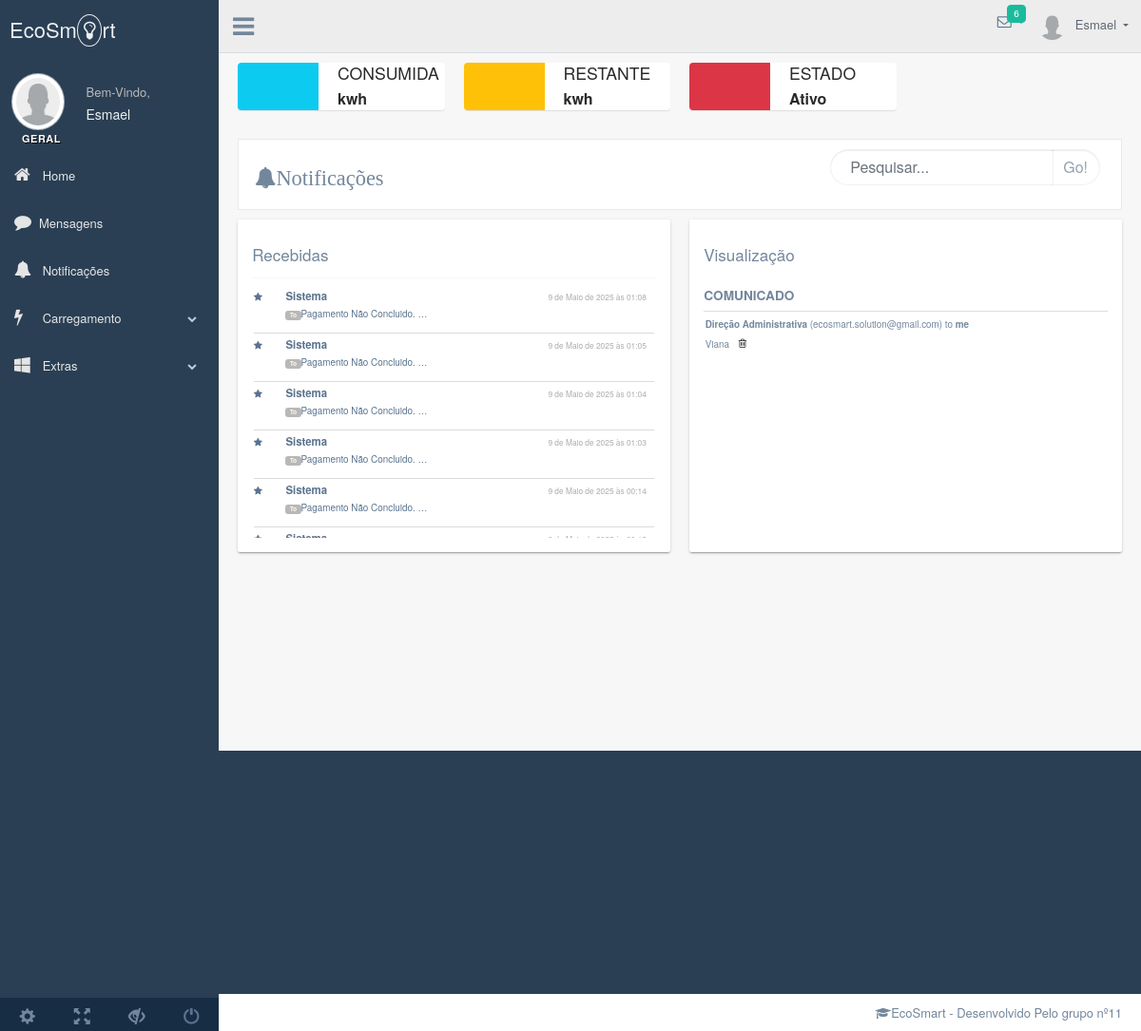
/notificacao/visualizar/3/admin/ (signed in), run on the app's committed database.
### notificacao/models.py (models this page shows, shortened)
class NotificacaoAutonoma(models.Model):
    destinatario = models.ForeignKey(User, on_delete=models.CASCADE)
    titulo = models.CharField(max_length=255, verbose_name='Titulo')
    mensagem = models.TextField()
    data_criacao = models.DateTimeField(auto_now_add=True)
    def get_class_name(self):
        return self.__class__.__name__

class NotificacaoAdmin(models.Model):
    titulo = models.CharField(max_length=255, verbose_name='Titulo')
    remetente = models.ForeignKey(User, on_delete=models.CASCADE)
    mensagem = models.TextField()
    grupo_destinatario = models.ForeignKey(Group, on_delete=models.CASCADE, related_name="notificacoes_admin")
    STATUS_CHOICES = [("enviada", "✓")]
    status = models.CharField(max_length=15, choices=STATUS_CHOICES, default="enviada"),
    data_criacao = models.DateTimeField(auto_now_add=True)
    def get_class_name(self):
        return self.__class__.__name__

### notificacao/views.py (the view)
# urls.py: path('notificacao/visualizar/<int:notificacao_id>/<str:tipo>/', views.visualizar_notificacoes, name='visualizar-notificacao-cliente'),
def visualizar_notificacoes(request, notificacao_id=None, tipo=None):
    if request.user.groups.filter(name='Cliente').exists():
        usuario = request.user
        grupo_operadores = Group.objects.get(name="Cliente")
        notificacoes_autonoma = NotificacaoAutonoma.objects.filter(destinatario=usuario).order_by('-data_criacao')
        notificacoes_admin = NotificacaoAdmin.objects.filter(grupo_destinatario=grupo_operadores).order_by('-data_criacao')
        search = request.GET.get('search')
        if search:
            notificacoes_admin = notificacoes_admin.filter(
            Q(titulo__icontains=search) | Q(data_criacao__icontains=search))
            notificacoes_autonoma = notificacoes_autonoma.filter(
            Q(titulo__icontains=search) | Q(data_criacao__icontains=search))
        notificacoes = list(notificacoes_admin) + list(notificacoes_autonoma)
        notificacoes.sort(key=lambda x: x.data_criacao, reverse=True)
        notificacao_selecionada = None
        if notificacao_id:
            if tipo == "admin":
                notificacao_selecionada = get_object_or_404(NotificacaoAdmin, id=notificacao_id)
            elif tipo == "sistema":
                notificacao_selecionada = get_object_or_404(NotificacaoAutonoma, id=notificacao_id)
        return render(request, "notificacao/notificacoes.html", {"notificacoes": notificacoes,
                                                                          "notificacao_selecionada": notificacao_selecionada, search:'search'})

### notificacao/templates/notificacao/notificacoes.html (shortened to what this page needs)
{% extends 'paginas/modelo2.html' %}
{% load static %}
{% block conteudo %}
<div class="right_col" role="main">
  <div class="">
    <div class="row">
      <div class="col-md-6 col-lg-3">
        <div class="widget-small info coloured-icon"><i class="icon bi bi-heart fs-1"></i>
          <div class="info">
            <h4>Consumida</h4>
            <p><b>kwh</b></p>
          </div>
        </div>
      </div>
      <div class="col-md-6 col-lg-3">
        <div class="widget-small warning coloured-icon"><i class="icon bi bi-folder2 fs-1"></i>
          <div class="info">
            <h4>Restante</h4>
            <p><b> kwh</b></p>
          </div>
        </div>
      </div>
      <div class="col-md-6 col-lg-3">
        <div class="widget-small danger coloured-icon"><i class="icon bi bi-star fs-1"></i>
          <div class="info">
            <h4>Estado</h4>
            <p><b>Ativo</b></p>
          </div>
        </div>
      </div>
    </div>
    <div class="row">
      <div class="col-md-12">
        <div class="x_panel">
          <div class="title_right">
            <div class=" pull-right top_search">
              <form action="" method="GET">
                <div class="input-group">
                  <input type="text" name="search" class="form-control" placeholder="Pesquisar..." value="{{ search }}">
                  <span class="input-group-btn">
                    <button class="btn btn-default" type="submit">Go!</button>
                  </span>
                </div>
              </form>
            </div>
          </div>
          <div class="title_left">
            <h3>
              <small>
                <i class="fa fa-bell">Notificações</i>
              </small>
            </h3>
          </div>
        </div>
      </div>
    </div>
    <div class="row">
      <div class="col-md-6">
        <div class="tile">
          <div class="ratio ratio-16px9p">
            <div class="inbox-body">
              <div class="mail_heading row">
                <div class="col-md-12">
                  <h3>
                    <small>
                      Recebidas
                    </small>
                  </h3>
                  <hr>
                </div>
                <ul>
                  {% for notificacao in notificacoes %}
                    {% if notificacao.get_class_name == 'NotificacaoAdmin' %}
                        <a href="{% url 'visualizar-notificacao-cliente' notificacao.id 'admin' %}">
                          <div class="mail_list">
                            <div class="left">
                              <i class="fa fa-star"></i>
                            </div>
                            <div class="right">
                              <h3>Empresa <small>{{ notificacao.data_criacao }}</small></h3>
                              <p>
                                <span class="badge">To</span>{{ notificacao.mensagem|truncatewords:3 }}
                              </p>
                            </div>
                          </div>
                        </a>
                    {% elif notificacao.get_class_name == 'NotificacaoAutonoma' %}
                        <a href="{%  url 'visualizar-notificacao-cliente' notificacao.id 'sistema' %}">
                          <div class="mail_list">
                            <div class="left">
                              <i class="fa fa-star"></i>
                            </div>
                            <div class="right">
                              <h3>Sistema <small>{{ notificacao.data_criacao }}</small></h3>
                              <p>
                                <span class="badge">To</span>{{ notificacao.mensagem|truncatewords:3 }}
                                <br>
                              </p>
                            </div>
                          </div>
                        </a>
                    {% endif %}
                  {% endfor %}
                </ul>
              </div>
            </div>
          </div>
        </div>
      </div>
      <div class="col-md-6">
        <div class="tile">
          <div class="ratio ratio-16px9p">
            <div class="inbox-body">
              <div class="mail_heading row">
                {% if notificacao_selecionada %}
                  <div class="col-md-12">
                    <h3>
                      <small>Visualização</small>
                    </h3>
                  </div>
                  <div class="col-md-12">
                    <h4>
                      <strong>
                        {{ notificacao_selecionada.titulo }}
                      </strong>
                    </h4>
                  </div>
                  {% if notificacao_selecionada.get_class_name == 'NotificacaoAdmin' %}
                    <div class="sender-info">
                      <div class="row">
                        <div class="col-md-12">
                          <strong>Direção Administrativa</strong>
                          <span>(ecosmart.solution@gmail.com)</span> to
                          <strong>me</strong>
                        </div>
                      </div>
                    </div>
                  {% endif %}
                  <div class="view-mail">
                    <p>
                      {{ notificacao_selecionada.mensagem }}
                      <button class="btn btn-sm btn-default" type="button" data-placement="top" data-toggle="tooltip" data-original-title="Eliminar"><i class="fa fa-trash-o"></i></button>
                    </p>
                  </div>
                {% else %}
                  <h4>Selecione uma notificação para visualizares</h4>
                {% endif %}
              </div>
            </div>
          </div>
        </div>
      </div>
    </div>
  </div>
</div>
{% endblock %}

### paginas/templates/paginas/modelo2.html (shortened to what this page needs)
{% load static %}
<!doctype html>
<html lang="pt-ao">
<head>
    <link rel="stylesheet" type="text/css" href="{% static 'css/main.min.css' %}">
    <link href="{% static 'templates/css/bootstrap.min.css' %}" rel="stylesheet">
    <link href="{% static 'templates/font-awesome/css/font-awesome.min.css' %}" rel="stylesheet">
    <link href="{% static 'templates/build/css/custom.min.css' %}" rel="stylesheet">
  </head>
  <body class="nav-md footer_fixed">
    <div class="container body">
      <div class="main_container">
        {% block menu_lateral %}
        <div class="col-md-3 left_col">
          <div class="left_col scroll-view">
            <div class="navbar nav_title" style="border: 0;">
              <a href="" class="site_title">EcoSm<i class="fa fa-lightbulb-o"></i><span>rt</span></a>
            </div>
            <div class="profile clearfix">
              <div class="profile_pic">
                {% if user.foto_perfil %}
                  <img src="{{ user.foto_perfil.url }}" width="60" height="60" alt="Foto de Perfil" class="img-circle profile_img">
                {% else %}
                  <img src="/media/fotos_usuarios/sem-foto.png" style="max-width: 128px" alt="Foto Padrão" class="img-circle profile_img">
                {% endif %}
              </div>
              <div class="profile_info">
                <span>Bem-Vindo,</span>
                <h2>{{ user.username }}</h2>
              </div>
            </div>
            <div id="sidebar-menu" class="main_menu_side hidden-print main_menu">
              <div class="menu_section">
                {% if user.groups.all.0.name == 'Admin' %}
                  <h3>Geral</h3>
                  <ul class="nav side-menu">
                    <li>
                      <a href="{% url 'painel-admin' %}"><i class="fa fa-home"></i> Home</a>
                    </li>
                    <li>
                      <a><i class="fa fa-edit"></i> Cadastrar <span class="fa fa-chevron-down"></span></a>
                      <ul class="nav child_menu">
                        <li><a href="{% url 'cadastro-usuario' %}"><i class="fa fa-plus-square"></i>Usuarios</a></li>
                        <li><a href="{% url 'cadastro-pt' %}"><i class="fa fa-plus-square"></i>Pts</a></li>
                        <li><a href="{% url 'cadastro-post' %}"><i class="fa fa-plus-square"></i>Post</a></li>
                      </ul>
                    </li>
                    <li>
                      <a><i class="fa fa-table"></i> Tabelas <span class="fa fa-chevron-down"></span></a>
                      <ul class="nav child_menu">
                        <li><a href="{% url 'lista-admin' %}">Admin</a></li>
                        <li><a href="{% url 'lista-operadores' %}">Operadores</a></li>
                        <li><a href="{% url 'lista-clientes' %}">Clientes</a></li>
                        <li><a href="{% url 'lista-pt' %}">PTs</a></li>
                        <li><a href="{% url 'lista-post' %}">Posts</a></li>
                        <li><a href="{% url 'lista-residencia' %}">Residencias</a></li>
                      </ul>
                    </li>
                    <li>
                      <a><i class="fa fa-bell"></i> Notificações <span class="fa fa-chevron-down"></span></a>
                      <ul class="nav child_menu">
                        <li><a href="{% url 'enviar-notificacao-cliente' notificacao_id=0 %}"><i class="fa fa-plus-square"></i>Consumidores</a></li>
                        <li><a href="{% url 'enviar-notificacao-operador' notificacao_id=0 %}"><i class="fa fa-plus-square"></i>Operadores</a></li>
                      </ul>
                    </li>
                    <li>
                      <a><i class="fa fa-comment"></i> Mensagens <span class="fa fa-chevron-down"></span></a>
                      <ul class="nav child_menu">
                          <li><a href=""><i class="fa fa-plus-square"></i>Admin</a></li>
                        <li><a href="{% url 'enviar-mensagem' operador_id=0 %}"><i class="fa fa-plus-square"></i>Operador</a></li>
                      </ul>
                    </li>
                    <li>
                      <a href="{% url 'perfil-usuario' %}"><i class="fa fa-user"></i> Meu Perfil </a>
                    </li>
                  </ul>
                {% else %}
                  <h3>Geral</h3>
                  <ul class="nav side-menu">
                    <li>
                      <a href="{% url 'painel-cliente' %}"><i class="fa fa-home"></i> Home</a>
                    </li>
                    <li>
                      <a href="{% url 'enviar-mensagem' operador_id=0 %}"><i class="fa fa-comment"></i>Mensagens</a>
                    </li>
                    <li>
                      <a href="{% url 'visualizar-notificacao-cliente' notificacao_id=0 tipo='0' %}"><i class="fa fa-bell"></i> Notificações</a>
                    </li>
                    <li>
                      <a><i class="fa fa-bolt"></i> Carregamento <span class="fa fa-chevron-down"></span></a>
                    </li>
                    <li>
                      <a><i class="fa fa-windows"></i> Extras <span class="fa fa-chevron-down"></span></a>
                    </li>
                  </ul>
                {% endif %}
              </div>
            </div>
            <div class="sidebar-footer hidden-small">
              <a data-toggle="tooltip" data-placement="top" title="Settings">
                <span class="glyphicon glyphicon-cog" aria-hidden="true"></span>
              </a>
              <a data-toggle="tooltip" data-placement="top" title="FullScreen">
                <span class="glyphicon glyphicon-fullscreen" aria-hidden="true"></span>
              </a>
              <a data-toggle="tooltip" data-placement="top" title="Lock">
                <span class="glyphicon glyphicon-eye-close" aria-hidden="true"></span>
              </a>
              <a data-toggle="tooltip" data-placement="top" title="Logout" href="{% url 'index' %}">
                <span class="fa glyphicon glyphicon-off" aria-hidden="true"></span>
              </a>
            </div>
          </div>
        </div>
        {% endblock  %}
        {% block menu_top %}
        <div class="top_nav">
          <div class="nav_menu">
            <div class="nav toggle">
              <a id="menu_toggle"><i class="fa fa-bars"></i></a>
            </div>
            <nav class="nav navbar-nav">
              <ul class=" navbar-right">
                <li class="nav-item dropdown open" style="padding-left: 15px;">
                  <a href="javascript:;" class="user-profile dropdown-toggle" aria-haspopup="true" id="navbarDropdown" data-toggle="dropdown" aria-expanded="false">
                    {% if user.foto_perfil %}
                      <img src="{{ user.foto_perfil.url }}" alt="" title="">{{ user.username }}
                    {% else %}
                      <img src="/media/fotos_usuarios/sem-foto.png" alt="" title="">{{ user.username }}
                    {% endif %}
                  </a>
                </li>
                <li role="presentation" class="nav-item dropdown open">
                  <a href="javascript:;" class="dropdown-toggle info-number" id="navbarDropdown1" data-toggle="dropdown" aria-expanded="false">
                    <i class="fa fa-envelope-o"></i>
                    <span class="badge bg-green">6</span>
                  </a>
                </li>
              </ul>
            </nav>
          </div>
        </div>
        {% endblock %}
        {% block conteudo %}{% endblock  %}
        {% block rodape %}
        <footer>
          <div class="pull-right">
            <i class="fa fa-mortar-board"></i><span>EcoSmart - Desenvolvido Pelo grupo nº11</span>
          </div>
          <div class="clearfix"></div>
        </footer>
        {% endblock %}
      </div>
    </div>
  </body>
</html>

### notificacao/templates/notificacao/notificacoes.html (style rules this page uses)
.ratio-16px9p { position: relative; width: 100%; padding-top: 75.25%; overflow-y: auto; overflow-x: hidden }

### data on the page
NotificacaoAutonoma: data_criacao "9 de Maio de 2025 às 01:08", mensagem "Pagamento Não Concluido. …"
NotificacaoAutonoma: data_criacao "9 de Maio de 2025 às 01:05", mensagem "Pagamento Não Concluido. …"
NotificacaoAutonoma: data_criacao "9 de Maio de 2025 às 01:04", mensagem "Pagamento Não Concluido. …"
NotificacaoAutonoma: data_criacao "9 de Maio de 2025 às 01:03", mensagem "Pagamento Não Concluido. …"
NotificacaoAutonoma: data_criacao "9 de Maio de 2025 às 00:14", mensagem "Pagamento Não Concluido. …"
NotificacaoAdmin: titulo "COMUNICADO", mensagem "Viana"

### other printed values
{{ user.username }} "Esmael"
